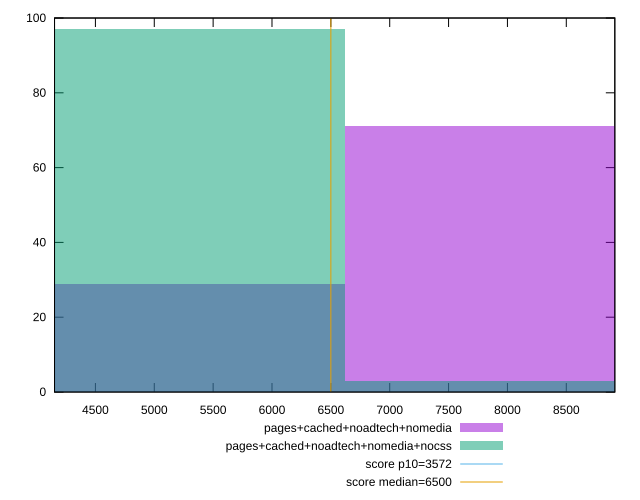

This figure's gnuplot source:
reset

$pagesCachedNoadtechNomedia <<EOF
7941.198385480084 71
5294.1322569867225 29
EOF

$pagesCachedNoadtechNomediaNocss <<EOF
5294.1322569867225 97
7941.198385480084 3
EOF

set key outside below
set boxwidth 2647.0661284933612
set xrange [4152.75:8912.239]
set yrange [0:100]
set trange [0:100]
set style fill transparent solid 0.5 noborder

set parametric
set terminal svg size 640, 500 enhanced background rgb 'white'
set output "report_00014_2021-02-09T15:56:05.503Z/first-cpu-idle/comparison/histogram/3_vs_4.svg"

plot $pagesCachedNoadtechNomedia title "pages+cached+noadtech+nomedia" with boxes, \
     $pagesCachedNoadtechNomediaNocss title "pages+cached+noadtech+nomedia+nocss" with boxes, \
     3572,t title "score p10=3572", \
     6500,t title "score median=6500"

reset
